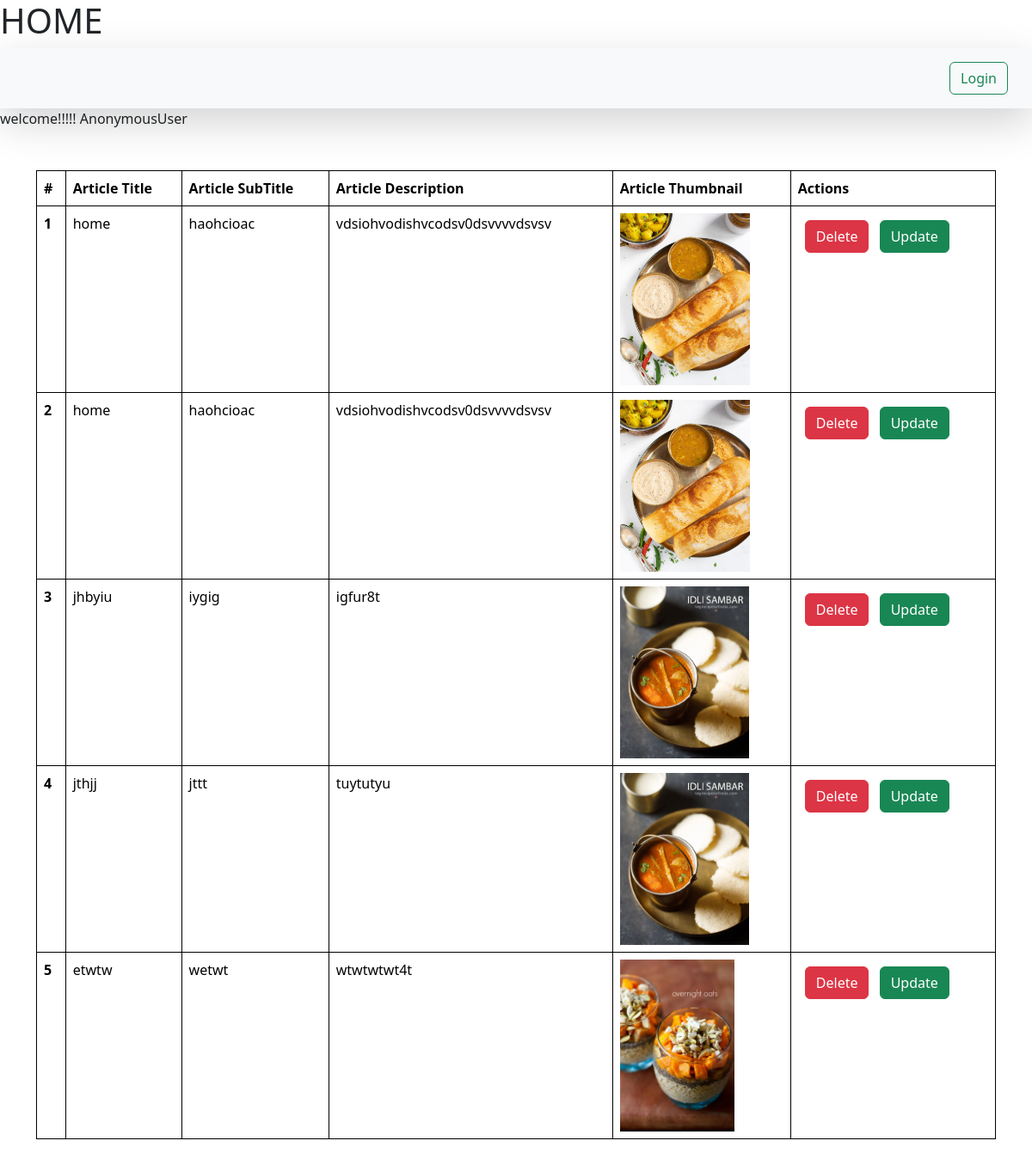
/show-article/, run on the app's committed database.
### article/models.py (models this page shows)
class Article(models.Model):
    user = models.ForeignKey(User,on_delete = models.SET_NULL , null = True, blank = True)
    articleTitle = models.CharField(max_length=100)
    articleSubTitle = models.TextField()
    articleThumbnail = models.ImageField(upload_to = "images")
    articleDescription = models.TextField()
    articlestatus =models.CharField(max_length=100,default='draft')

### article/views.py (the view)
# urls.py: path('show-article/',showArticle,name ="showArticle")
def showArticle(request):
    queryset = Article.objects.all()
    context = { 'articles':queryset}
    return render(request, "showArticle.html",context)

### article/templates/showArticle.html (shortened to what this page needs)
{% extends "base.html" %}
{% block start %}
{{request.user}}
<div class="container mt-5">
<table class="table mt-5">
    <thead>
      <tr>
        <th scope="col">#</th>
        <th scope="col">Article Title </th>
        <th scope="col">Article SubTitle</th>
        <th scope="col">Article Description</th>
        <th scope="col">Article Thumbnail </th>
        <th scope="col">Actions</th>
      </tr>
    </thead>
    <tbody>
      {% for a in articles %}
      <tr>
        <th scope="row">{{forloop.counter}}</th>
        <td>{{a.articleTitle}}</td>
        <td>{{a.articleSubTitle}}</td>
        <td>{{a.articleDescription}}</td>
        <td> <img src="/media/{{a.articleThumbnail}}" style="height:200px"> </td>
        <td>
          <a href="/delete-article/{{article.id}}/" class = "btn btn-danger m-2">Delete</a>
          <a href="/update-article/{{article.id}}" class="btn btn-success">Update</a>
        </td>
      </tr>
      {% endfor %}
    </tbody>
  </table>
</div>
  {% endblock %}

### article/templates/base.html (shortened to what this page needs)
<!DOCTYPE html>
<html lang="en">
<head>
    <link href="https://cdn.jsdelivr.net/npm/bootstrap@5.3.1/dist/css/bootstrap.min.css" rel="stylesheet">
</head>
<body>
    <h1> HOME</h1>
    <nav class="navbar dark p-3 bg-body-tertiary bg-danger shadow-lg">
        <div class="container-fluid">
            <form class="d-flex" role="search">
                {% if request.user.is_authenticated %}
                    <a href="/logout/" class = "btn btn-outline-success" type="submit">Logout</a>
                {% else %}
                <a href="/login/" class = "btn btn-outline-success" type="submit">Login</a>
                    {% endif %}
            </form>
        </div></nav>
        <a class = "navbar-brand">welcome!!!!!</a>
        {% block start %}
        {% endblock %}
</body>
</html>

### article/templates/base.html (style rules this page uses)
table , th,td { border:1px solid black }

### data on the page
Article: articleTitle "home", articleSubTitle "haohcioac", articleDescription "vdsiohvodishvcodsv0dsvvvvdsvsv", articleThumbnail (picture)
Article: articleTitle "home", articleSubTitle "haohcioac", articleDescription "vdsiohvodishvcodsv0dsvvvvdsvsv", articleThumbnail (picture)
Article: articleTitle "jhbyiu", articleSubTitle "iygig", articleDescription "igfur8t", articleThumbnail (picture)
Article: articleTitle "jthjj", articleSubTitle "jttt", articleDescription "tuytutyu", articleThumbnail (picture)
Article: articleTitle "etwtw", articleSubTitle "wetwt", articleDescription "wtwtwtwt4t", articleThumbnail (picture)

### other printed values
{{ request.user }} "AnonymousUser"
